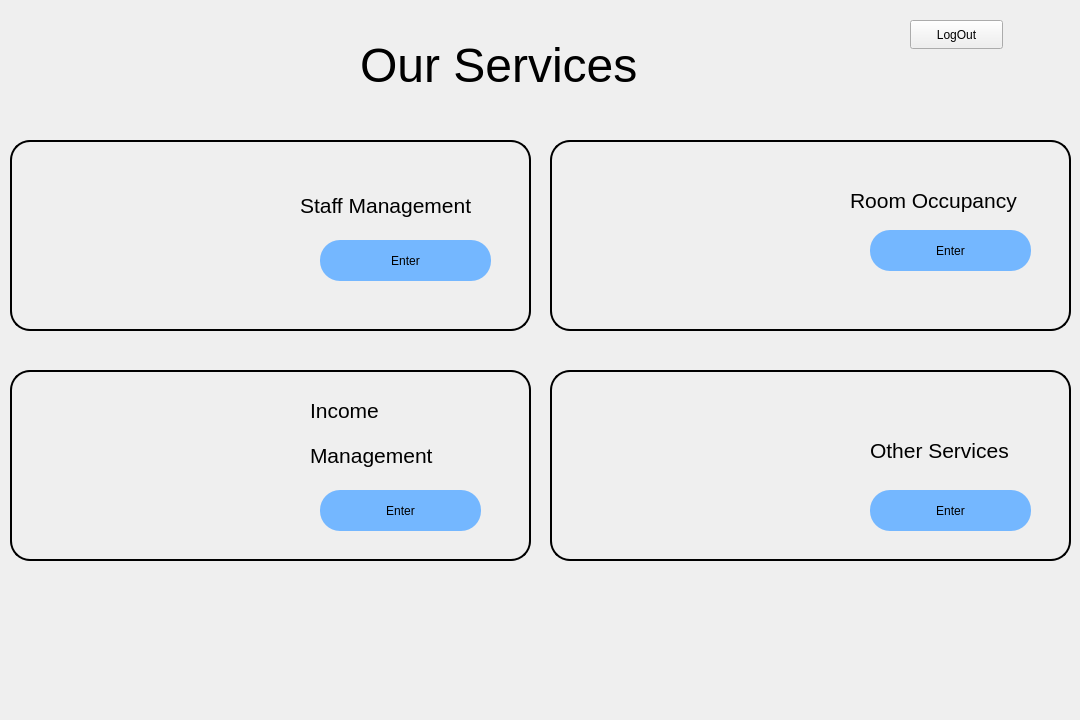
<?xml version="1.0" encoding="UTF-8"?>
<ui version="4.0">
 <class>HomePage</class>
 <widget class="QDialog" name="HomePage">
  <property name="geometry">
   <rect>
    <x>0</x>
    <y>0</y>
    <width>1080</width>
    <height>720</height>
   </rect>
  </property>
  <property name="windowTitle">
   <string>Dialog</string>
  </property>
  <widget class="QLabel" name="Revenueimg">
   <property name="geometry">
    <rect>
     <x>0</x>
     <y>0</y>
     <width>1080</width>
     <height>720</height>
    </rect>
   </property>
   <property name="cursor">
    <cursorShape>ArrowCursor</cursorShape>
   </property>
   <property name="text">
    <string/>
   </property>
   <property name="pixmap">
    <pixmap resource="Resources.qrc">:/Image/OIP.jfif</pixmap>
   </property>
   <property name="scaledContents">
    <bool>true</bool>
   </property>
   <property name="alignment">
    <set>Qt::AlignHCenter|Qt::AlignTop</set>
   </property>
  </widget>
  <widget class="QLabel" name="label_2">
   <property name="geometry">
    <rect>
     <x>70</x>
     <y>430</y>
     <width>63</width>
     <height>20</height>
    </rect>
   </property>
   <property name="text">
    <string/>
   </property>
  </widget>
  <widget class="QLabel" name="StaffText">
   <property name="geometry">
    <rect>
     <x>300</x>
     <y>170</y>
     <width>261</width>
     <height>71</height>
    </rect>
   </property>
   <property name="font">
    <font>
     <family>Segoe UI</family>
     <pointsize>16</pointsize>
     <bold>false</bold>
    </font>
   </property>
   <property name="text">
    <string>Staff Management</string>
   </property>
  </widget>
  <widget class="QLabel" name="StaffManagIcon">
   <property name="geometry">
    <rect>
     <x>20</x>
     <y>150</y>
     <width>271</width>
     <height>171</height>
    </rect>
   </property>
   <property name="styleSheet">
    <string notr="true">border-radius:20px;</string>
   </property>
   <property name="text">
    <string/>
   </property>
   <property name="pixmap">
    <pixmap resource="Resources.qrc">:/Image/R.jfif</pixmap>
   </property>
   <property name="scaledContents">
    <bool>true</bool>
   </property>
  </widget>
  <widget class="QPushButton" name="pushButton_2">
   <property name="geometry">
    <rect>
     <x>320</x>
     <y>240</y>
     <width>171</width>
     <height>41</height>
    </rect>
   </property>
   <property name="cursor">
    <cursorShape>PointingHandCursor</cursorShape>
   </property>
   <property name="styleSheet">
    <string notr="true">background:rgb(116, 183, 255);

border-radius:20px;</string>
   </property>
   <property name="text">
    <string>Enter</string>
   </property>
  </widget>
  <widget class="QWidget" name="StaaffBack" native="true">
   <property name="geometry">
    <rect>
     <x>10</x>
     <y>140</y>
     <width>521</width>
     <height>191</height>
    </rect>
   </property>
   <property name="styleSheet">
    <string notr="true">border:2px solid rgb(0,0,0);
border-radius:20px;

background:url(:/Image/ok.jfif)</string>
   </property>
  </widget>
  <widget class="QLabel" name="IncomeText">
   <property name="geometry">
    <rect>
     <x>310</x>
     <y>370</y>
     <width>291</width>
     <height>81</height>
    </rect>
   </property>
   <property name="font">
    <font>
     <pointsize>16</pointsize>
    </font>
   </property>
   <property name="text">
    <string>Income</string>
   </property>
  </widget>
  <widget class="QLabel" name="label">
   <property name="geometry">
    <rect>
     <x>310</x>
     <y>430</y>
     <width>361</width>
     <height>51</height>
    </rect>
   </property>
   <property name="font">
    <font>
     <pointsize>16</pointsize>
    </font>
   </property>
   <property name="text">
    <string>Management</string>
   </property>
  </widget>
  <widget class="QPushButton" name="pushButton">
   <property name="geometry">
    <rect>
     <x>320</x>
     <y>490</y>
     <width>161</width>
     <height>41</height>
    </rect>
   </property>
   <property name="cursor">
    <cursorShape>PointingHandCursor</cursorShape>
   </property>
   <property name="styleSheet">
    <string notr="true">background:rgb(116, 183, 255);

border-radius:20px;</string>
   </property>
   <property name="text">
    <string>Enter</string>
   </property>
  </widget>
  <widget class="QWidget" name="IncomeManWidget" native="true">
   <property name="geometry">
    <rect>
     <x>10</x>
     <y>370</y>
     <width>521</width>
     <height>191</height>
    </rect>
   </property>
   <property name="styleSheet">
    <string notr="true">border:2px solid rgb(0,0,0);
border-radius:20px;

background:url(:/Image/ok.jfif)</string>
   </property>
  </widget>
  <widget class="QWidget" name="RoomBack" native="true">
   <property name="geometry">
    <rect>
     <x>550</x>
     <y>140</y>
     <width>521</width>
     <height>191</height>
    </rect>
   </property>
   <property name="styleSheet">
    <string notr="true">border:2px solid rgb(0,0,0);
border-radius:20px;

background:url(:/Image/ok.jfif)</string>
   </property>
  </widget>
  <widget class="QLabel" name="label_4">
   <property name="geometry">
    <rect>
     <x>850</x>
     <y>170</y>
     <width>221</width>
     <height>61</height>
    </rect>
   </property>
   <property name="font">
    <font>
     <pointsize>16</pointsize>
    </font>
   </property>
   <property name="text">
    <string>Room Occupancy</string>
   </property>
  </widget>
  <widget class="QPushButton" name="pushButton_3">
   <property name="geometry">
    <rect>
     <x>870</x>
     <y>230</y>
     <width>161</width>
     <height>41</height>
    </rect>
   </property>
   <property name="cursor">
    <cursorShape>PointingHandCursor</cursorShape>
   </property>
   <property name="styleSheet">
    <string notr="true">background:rgb(116, 183, 255);

border-radius:20px;</string>
   </property>
   <property name="text">
    <string>Enter</string>
   </property>
  </widget>
  <widget class="QLabel" name="RoomOccupancyIcon">
   <property name="geometry">
    <rect>
     <x>560</x>
     <y>150</y>
     <width>271</width>
     <height>171</height>
    </rect>
   </property>
   <property name="styleSheet">
    <string notr="true">background:url(:/Image/Room.jfif);</string>
   </property>
   <property name="text">
    <string/>
   </property>
   <property name="pixmap">
    <pixmap resource="Resources.qrc">:/Image/Room.jfif</pixmap>
   </property>
   <property name="scaledContents">
    <bool>true</bool>
   </property>
  </widget>
  <widget class="QWidget" name="widget" native="true">
   <property name="geometry">
    <rect>
     <x>550</x>
     <y>370</y>
     <width>521</width>
     <height>191</height>
    </rect>
   </property>
   <property name="styleSheet">
    <string notr="true">border:2px solid rgb(0,0,0);
border-radius:20px;

background:url(:/Image/ok.jfif)</string>
   </property>
  </widget>
  <widget class="QLabel" name="label_6">
   <property name="geometry">
    <rect>
     <x>870</x>
     <y>420</y>
     <width>221</width>
     <height>61</height>
    </rect>
   </property>
   <property name="font">
    <font>
     <pointsize>16</pointsize>
    </font>
   </property>
   <property name="text">
    <string>Other Services</string>
   </property>
  </widget>
  <widget class="QPushButton" name="pushButton_4">
   <property name="geometry">
    <rect>
     <x>870</x>
     <y>490</y>
     <width>161</width>
     <height>41</height>
    </rect>
   </property>
   <property name="cursor">
    <cursorShape>PointingHandCursor</cursorShape>
   </property>
   <property name="styleSheet">
    <string notr="true">background:rgb(116, 183, 255);

border-radius:20px;</string>
   </property>
   <property name="text">
    <string>Enter</string>
   </property>
  </widget>
  <widget class="QLabel" name="OtheServicesIcon">
   <property name="geometry">
    <rect>
     <x>560</x>
     <y>380</y>
     <width>271</width>
     <height>171</height>
    </rect>
   </property>
   <property name="text">
    <string/>
   </property>
   <property name="pixmap">
    <pixmap resource="Resources.qrc">:/Image/OIP (1).jfif</pixmap>
   </property>
   <property name="scaledContents">
    <bool>true</bool>
   </property>
  </widget>
  <widget class="QLabel" name="Incomeicon">
   <property name="geometry">
    <rect>
     <x>20</x>
     <y>380</y>
     <width>271</width>
     <height>171</height>
    </rect>
   </property>
   <property name="text">
    <string/>
   </property>
   <property name="pixmap">
    <pixmap resource="Resources.qrc">:/Image/r22.jpeg</pixmap>
   </property>
   <property name="scaledContents">
    <bool>true</bool>
   </property>
  </widget>
  <widget class="QLabel" name="label_3">
   <property name="geometry">
    <rect>
     <x>360</x>
     <y>30</y>
     <width>351</width>
     <height>71</height>
    </rect>
   </property>
   <property name="font">
    <font>
     <pointsize>36</pointsize>
    </font>
   </property>
   <property name="text">
    <string>Our Services</string>
   </property>
  </widget>
  <widget class="QPushButton" name="pushButton_5">
   <property name="geometry">
    <rect>
     <x>910</x>
     <y>20</y>
     <width>93</width>
     <height>29</height>
    </rect>
   </property>
   <property name="text">
    <string>LogOut</string>
   </property>
  </widget>
  <zorder>Revenueimg</zorder>
  <zorder>IncomeManWidget</zorder>
  <zorder>StaaffBack</zorder>
  <zorder>label_2</zorder>
  <zorder>StaffText</zorder>
  <zorder>StaffManagIcon</zorder>
  <zorder>pushButton_2</zorder>
  <zorder>IncomeText</zorder>
  <zorder>label</zorder>
  <zorder>pushButton</zorder>
  <zorder>RoomBack</zorder>
  <zorder>label_4</zorder>
  <zorder>pushButton_3</zorder>
  <zorder>RoomOccupancyIcon</zorder>
  <zorder>widget</zorder>
  <zorder>label_6</zorder>
  <zorder>pushButton_4</zorder>
  <zorder>OtheServicesIcon</zorder>
  <zorder>Incomeicon</zorder>
  <zorder>label_3</zorder>
  <zorder>pushButton_5</zorder>
 </widget>
 <resources>
  <include location="Resources.qrc"/>
 </resources>
 <connections/>
</ui>
